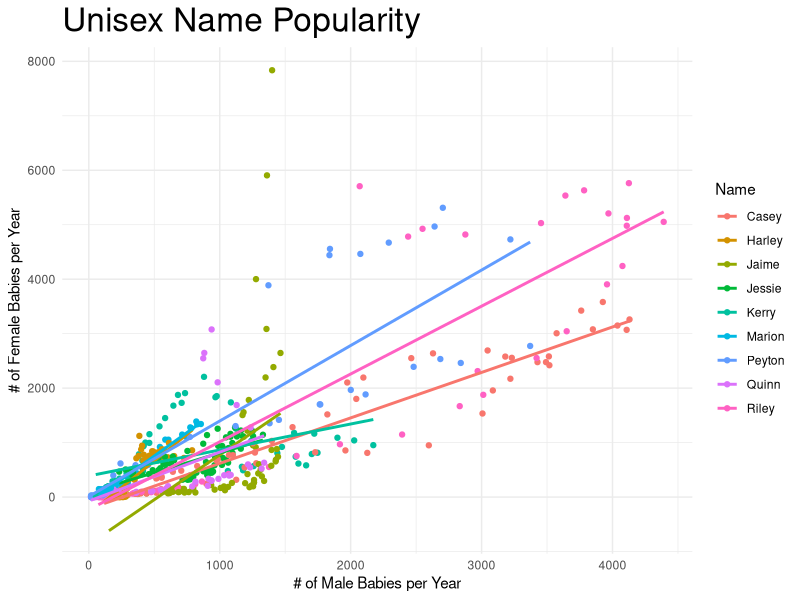

The R source for this figure:
# Run the code below to set up the data
# Change the points in the plot to light gray, decrease their size
# Change the color scale for the trend lines with scale_color_viridis_d()

# Bonus: What's the difference between scale_color_viridis_d() and scale_color_viridis_c()?
# Can you define your own colors (you'll need 9 for the names): look at the help for scale manual - especailly the examples

library(tidyverse)
# Load and reshape data
unisex_data <- read_csv("data/unisex.csv")
unisex_data <- unisex_data %>%
  select(-prop) %>%
  spread(sex, n, fill=0)
unisex_data

# make a scatterplot: add theme elements
ggplot(unisex_data, aes(x=Male, y=Female, color=name)) + 
  geom_point() +
  geom_smooth(method="lm", se=FALSE) + 
  labs(title="Unisex Name Popularity",
       x="# of Male Babies per Year",
       y="# of Female Babies per Year",
       color="Name") + 
  theme_minimal() + 
  theme(plot.title=element_text(size=24))


# Bonus: your own scale

